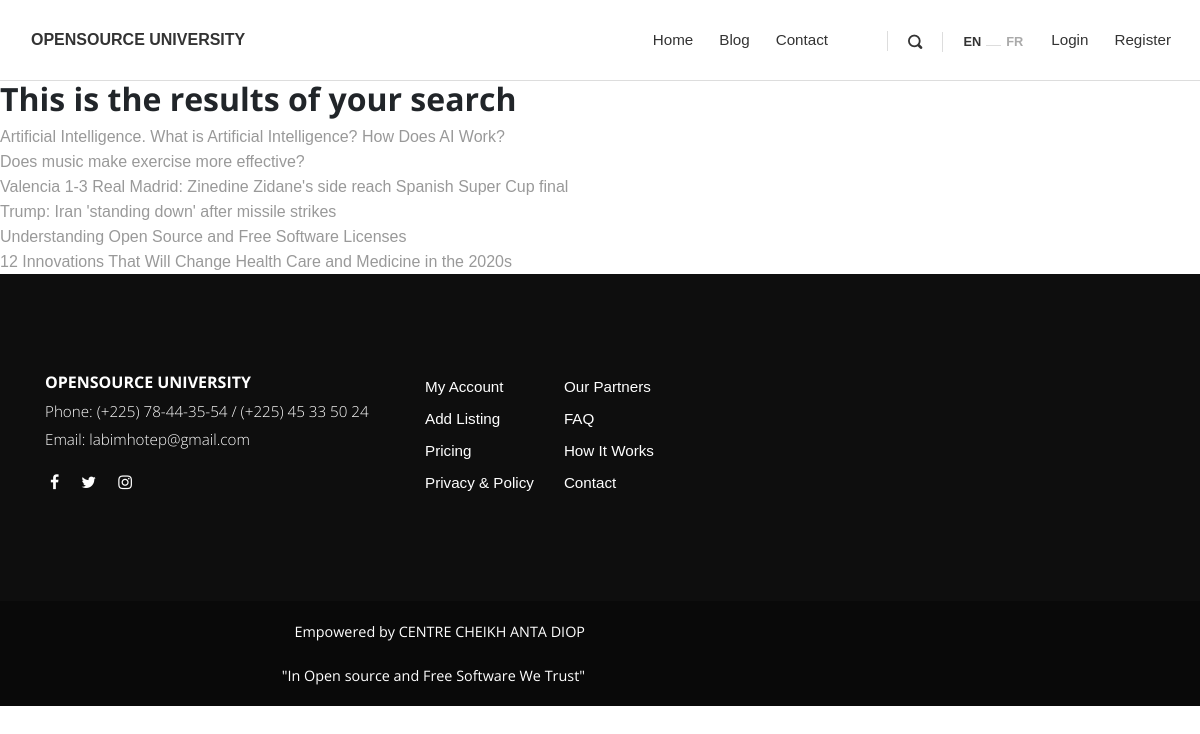
/search/, run on an earlier commit of the app's database.
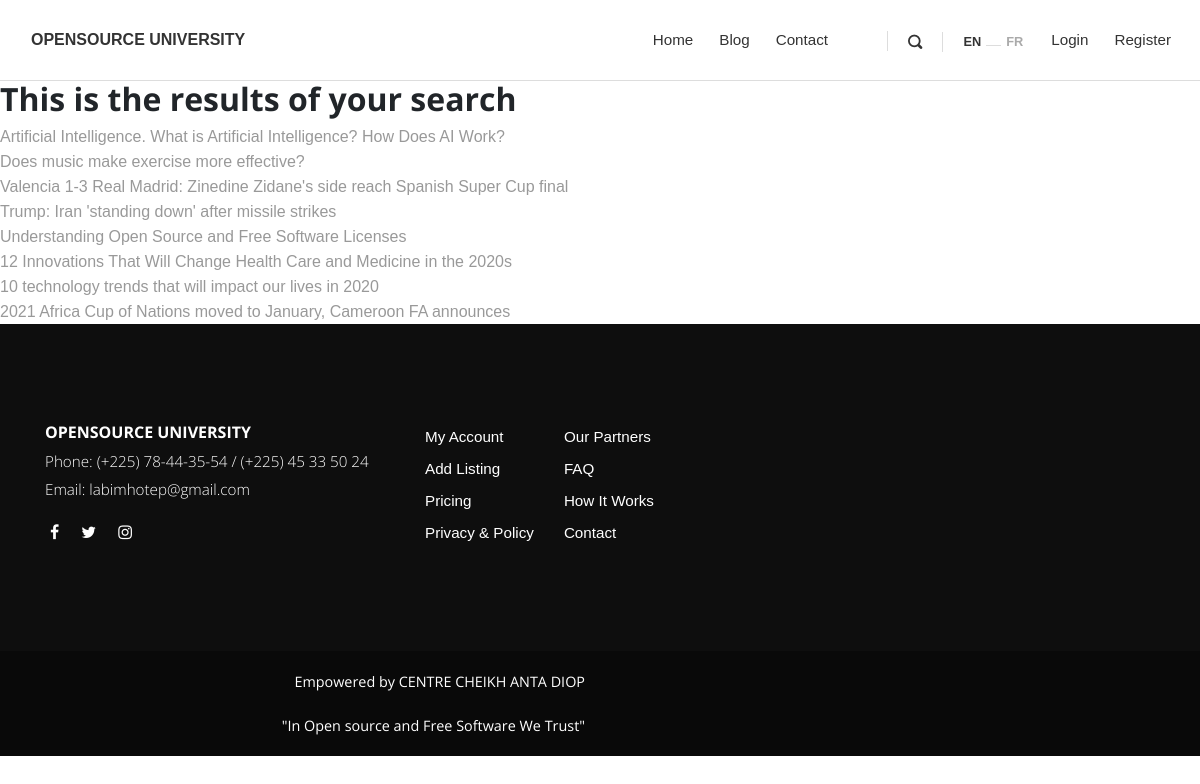
And on a later commit of the database.
### posts/models.py (models this page shows, shortened)
class Post(models.Model):
	title = models.CharField(max_length=100)
	overview = models.TextField()
	timestamp = models.DateTimeField(auto_now_add=True)
	content = RichTextUploadingField()
	comment_count = models.IntegerField(default=0)
	author = models.ForeignKey(Author, on_delete=models.CASCADE)
	thumbnail = models.ImageField()
	categories = models.ManyToManyField(Category)
	featured = models.BooleanField()
	previous_post = models.ForeignKey(
		'self', related_name='previous', on_delete=models.SET_NULL, blank=True, null=True)
	next_post = models.ForeignKey(
		'self', related_name='next', on_delete=models.SET_NULL, blank=True, null=True)
	def get_absolute_url(self):
		return reverse('post-detail', kwargs={
			'id': self.id
		})

### posts/views.py (the view)
# urls.py: path('search/', search, name='search'),
def search(request):
    queryset = Post.objects.all()
    query = request.GET.get('q')
    if query:
        queryset = queryset.filter(
            Q(title__icontains=query) |
            Q(overview__icontains=query)
        ).distinct()
    context = {
        'queryset': queryset
    }
    return render(request,'search_results.html', context)

### templates/search_results.html
{% extends 'base.html' %}
{% load static %}
{% block content %}
<h2>This is the results of your search</h2>
{% for post in queryset %}
    <a href="{{ post.get_absolute_url }}">{{ post.title }}</a>
    <br />
{% endfor %}
{% endblock %}

### templates/base.html (shortened to what this page needs)
<!DOCTYPE html>
<html>
{% include "head.html" %}
<body>
    {% include "header.html" %}
    {% block content %}
    {% endblock content %}
    {% include "footer.html" %}
</body>
</html>

### templates/head.html (shortened to what this page needs)
{% load static %}
  <head>
    <link rel="stylesheet" href="{% static 'vendor/bootstrap/css/bootstrap.min.css' %}">
    <link rel="stylesheet" href="{% static 'vendor/font-awesome/css/font-awesome.min.css' %}">
    <link rel="stylesheet" href="{% static 'css/fontastic.css' %}">
    <link rel="stylesheet" href="{% static 'vendor/@fancyapps/fancybox/jquery.fancybox.min.css' %}">
    <link rel="stylesheet" href="{% static './css/style.default.css' %}" id="theme-stylesheet">
    <link rel="stylesheet" href="{% static './css/custom.css' %}">
  </head>

### templates/header.html (shortened to what this page needs)
<header class="header">
    <nav class="navbar navbar-expand-lg">
      <div class="container">
        <div class="navbar-header d-flex align-items-center justify-content-between">
          <a href="/" class="navbar-brand">OPENSOURCE UNIVERSITY</a>
        </div>
        <div id="navbarcollapse" class="collapse navbar-collapse">
          <ul class="navbar-nav ml-auto">
            <li class="nav-item"><a href="/" class="nav-link">Home</a>
            </li>
            <li class="nav-item"><a href="/blog" class="nav-link">Blog</a>
            </li>
            <li class="nav-item"><a href="{% url 'contact_us' %}" class="nav-link">Contact</a>
            </li>
            <li class="nav-item"><a href="/post" class="nav-link"></a>
            </li>
          </ul>
          <div class="navbar-text"><a href="#" class="search-btn"><i class="icon-search-1"></i></a></div>
          <ul class="langs navbar-text"><a href="#" class="active">EN</a><span>           </span><a href="#">FR</a></ul>
        </div>
      </div>
      <div id="navbarcollapse" class="collapse navbar-collapse">
        <ul class="navbar-nav ml-auto">
          {% if user.is_authenticated %}
            <li class="nav-item"><a href="{% url 'logout' %}" class="nav-link">Logout</a>
            </li>
          {% else %}
            <li class="nav-item"><a href="{% url 'login' %}" class="nav-link">Login</a>
            </li>
            <li class="nav-item"><a href="{% url 'register' %}" class="nav-link">Register</a>
            </li>
           {% endif %}
        </ul>
    </nav>
  </header>

### templates/footer.html (shortened to what this page needs)
{% load static %}
<footer class="main-footer">
    <div class="container">
      <div class="row">
        <div class="col-md-4">
          <div class="logo">
            <h6 class="text-white">OPENSOURCE UNIVERSITY</h6>
          </div>
          <div class="contact-details">
            <p>Phone: (+225) 78-44-35-54  / (+225) 45 33 50 24</p>
            <p>Email:  labimhotep@gmail.com <a href="mailto:labimhotep@gmail.com"></a></p>
            <ul class="social-menu">
              <li class="list-inline-item"><a href="#"><i class="fa fa-facebook"></i></a></li>
              <li class="list-inline-item"><a href="#"><i class="fa fa-twitter"></i></a></li>
              <li class="list-inline-item"><a href="#"><i class="fa fa-instagram"></i></a></li>
            </ul>
          </div>
        </div>
        <div class="col-md-4">
          <div class="menus d-flex">
            <ul class="list-unstyled">
              <li> <a href="#">My Account</a></li>
              <li> <a href="#">Add Listing</a></li>
              <li> <a href="#">Pricing</a></li>
              <li> <a href="#">Privacy &amp; Policy</a></li>
            </ul>
            <ul class="list-unstyled">
              <li> <a href="#">Our Partners</a></li>
              <li> <a href="#">FAQ</a></li>
              <li> <a href="#">How It Works</a></li>
              <li> <a href="#">Contact</a></li>
            </ul>
          </div>
        </div>
        <div class="col-md-4">
          <div class="latest-posts"></div>
        </div>
      </div>
    </div>
    <div class="copyrights">
      <div class="container">
        <div class="row">
          <div class="col-md-6">
            <p> Empowered by CENTRE CHEIKH ANTA DIOP </p><br>
            <div class="l"><p>"In Open source and Free Software We Trust"</p>
            </div>
          </div>
          </div>
        </div>
      </div>
  </footer>

### templates/scripts.html (shortened to what this page needs)
{% load static %}

### static_in_env/css/style.default.css (style rules this page uses)
body { overflow-x: hidden; }
a, i, span { display: inline-block; text-decoration: none; -webkit-transition: all 0.3s; transition: all 0.3s; }
a i { -webkit-transition: none; transition: none; }
ul { margin: 0; padding: 0; }
i[class*="icon-"] { -webkit-transform: translateY(3px); transform: translateY(3px); }
.text-white { color: #fff; }
h1, h2, h3, h4, h5, h6 { margin-bottom: 15px; }
.navbar { background: #fff; padding-top: 20px !important; padding-bottom: 20px !important; z-index: 9998; border-bottom: 1px solid #ddd; }
.navbar .langs a:first-of-type, .navbar .search-btn { margin-left: 20px; padding-left: 20px; border-left: 1px solid #ddd; height: 20px; line-height: 20px; }
.navbar .search-btn { color: #333; font-size: 0.9em; }
.navbar .langs a { font-size: 0.8em; color: #aaa; font-weight: 700; }
.navbar .langs a.active { color: #333; }
.navbar .langs span { width: 15px; height: 1px; background: #ddd; margin: 0 5px; }
.navbar .navbar-nav a.nav-link { color: #333; margin: 0 5px; font-weight: 400; font-size: 0.95em; }
footer.main-footer { background: #0e0e0e; padding: 100px 0 0; color: #fff; }
footer.main-footer .contact-details p { font-weight: 300; color: #fff; margin-bottom: 5px; font-size: 0.95em; }
footer.main-footer .contact-details a { text-decoration: underline; margin-bottom: 0; }
footer.main-footer a { color: inherit; font-weight: 300; margin-bottom: 7px; }
footer.main-footer ul { margin-right: 30px; }
footer.main-footer .list-unstyled a { font-size: 0.95em; }
footer.main-footer .copyrights { background: #090909; margin-top: 100px; padding: 20px 0; font-size: 0.9em; }
footer.main-footer .copyrights * { margin-bottom: 0; }
footer.main-footer .social-menu { margin-top: 20px; }
footer.main-footer .social-menu li { padding: 0 5px; }
.navbar { padding: 0.5rem 1rem; }
.navbar-brand { display: inline-block; padding-top: 0.5rem; padding-bottom: 0.5rem; margin-right: 1rem; font-size: 1rem; color: #333; font-weight: bold; }
body { font-family: "Open Sans", sans-serif; font-size: 1rem; font-weight: normal; line-height: 1.5; color: #212529; background-color: #fff; }
a { color: #999; text-decoration: none; }
h1, h2, h3, h4, h5, h6, .h1, .h2, .h3, .h4, .h5, .h6 { margin-bottom: 0.5rem; font-family: inherit; font-weight: 700; line-height: 1.1; color: inherit; }
h2, .h2 { font-size: 2rem; }
h6, .h6 { font-size: 1rem; }

### templates/header.html (style rules this page uses)
a { font-family: Tahoma, Geneva, Verdana, sans-serif; }

### templates/footer.html (style rules this page uses)
.col-md-6 { text-align: right; }
.l { text-align:right; }

What changed in the data, as far as the page shows it:
added Post: title "10 technology trends that will impact our lives in 2020"
added Post: title "2021 Africa Cup of Nations moved to January, Cameroon FA announces"
